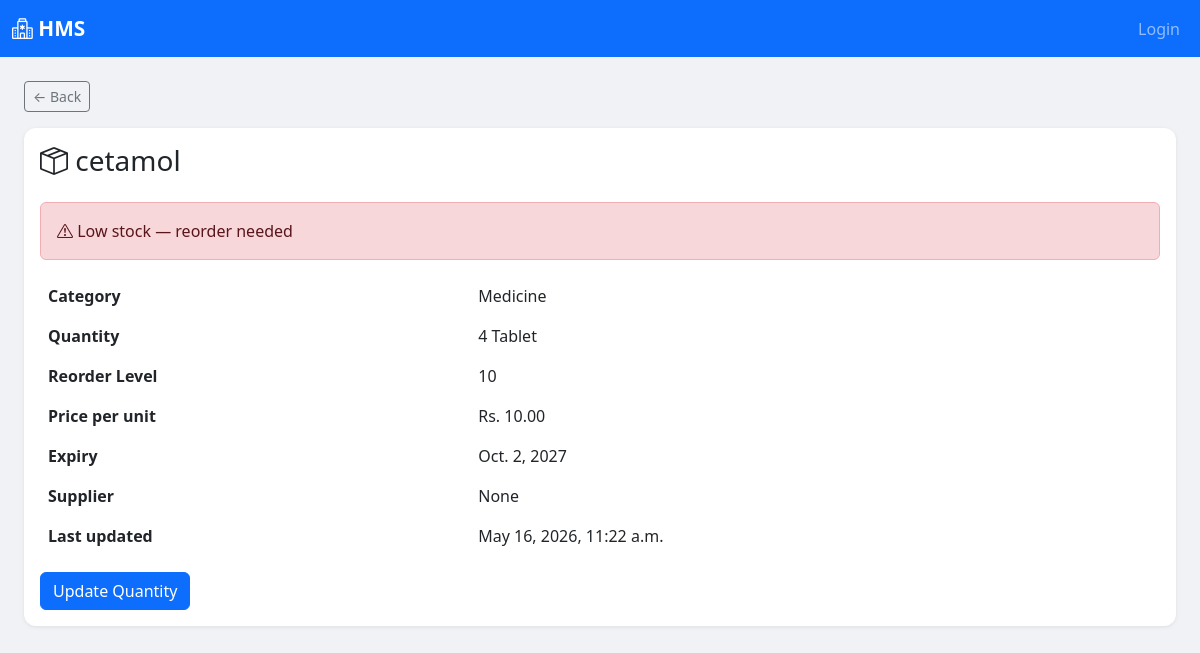
Page /inventory/1/ on the earlier database version.
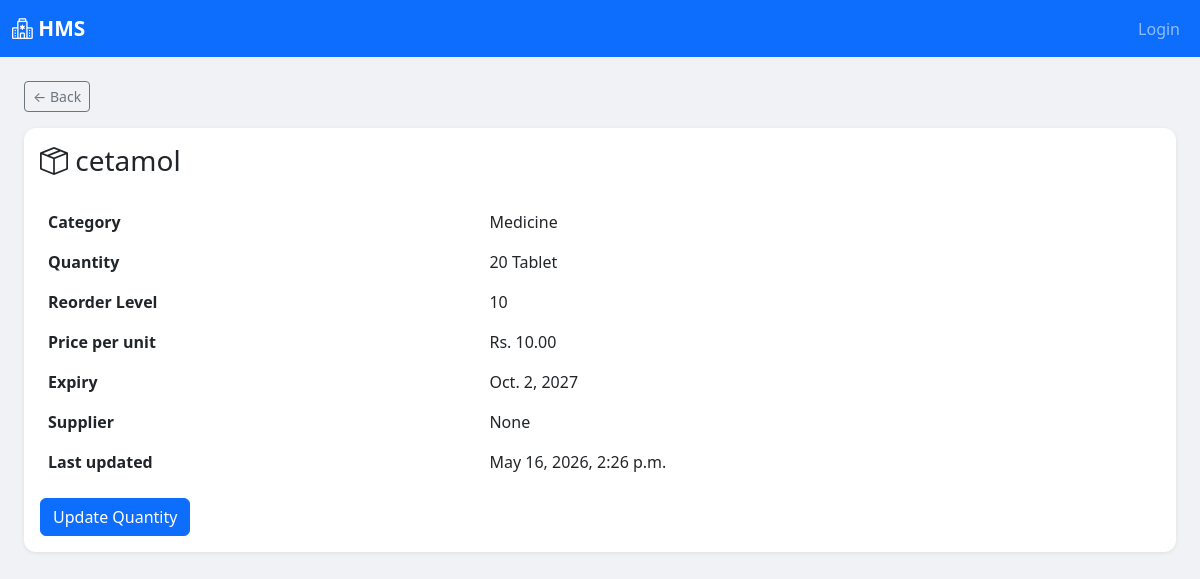
Same page on the later database version.
### inventory/models.py (models this page shows, shortened)
class InventoryItem(models.Model):
    CATEGORY_CHOICES = [
        ('medicine',   'Medicine'),
        ('equipment',  'Equipment'),
        ('consumable', 'Consumable'),  # gloves, syringes, bandages
        ('other',      'Other'),
    ]
    UNIT_CHOICES = [
        ('tablet',  'Tablet'),
        ('bottle',  'Bottle'),
        ('box',     'Box'),
        ('piece',   'Piece'),
        ('ml',      'ML'),
        ('kg',      'KG'),
    ]
    name          = models.CharField(max_length=100)
    category      = models.CharField(max_length=20, choices=CATEGORY_CHOICES)
    unit          = models.CharField(max_length=20, choices=UNIT_CHOICES)
    quantity      = models.PositiveIntegerField(default=0)
    reorder_level = models.PositiveIntegerField(default=10)  # alert when below this
    expiry_date   = models.DateField()
    price_per_unit = models.DecimalField(max_digits=10, decimal_places=2)
    supplier      = models.ForeignKey(Supplier, on_delete=models.SET_NULL, null=True, blank=True)
    last_updated  = models.DateTimeField(auto_now=True)
    def is_low_stock(self):
        return self.quantity <= self.reorder_level
    class Meta:
        ordering = ['name']

### inventory/views.py (the view)
# urls.py: path('<int:pk>/', views.item_detail, name='item_detail'),
def item_detail(request, pk):
    item = get_object_or_404(InventoryItem, pk=pk)
    return render(request, 'inventory/item_detail.html', {'item': item})

### inventory/templates/inventory/item_detail.html (shortened to what this page needs)
<!DOCTYPE html>
<html lang="en">
<head>
</head>
<body>{% extends 'base.html' %}
{% block content %}
<div class="mb-3">
    <a href="/inventory/" class="btn btn-outline-secondary btn-sm">← Back</a>
</div>
<div class="card">
    <div class="card-body">
        <h3 class="mb-4"><i class="bi bi-box-seam"></i> {{ item.name }}</h3>
        {% if item.is_low_stock %}
            <div class="alert alert-danger"><i class="bi bi-exclamation-triangle"></i> Low stock — reorder needed</div>
        {% endif %}
        <table class="table table-borderless col-md-6">
            <tr><th>Category</th><td>{{ item.get_category_display }}</td></tr>
            <tr><th>Quantity</th><td>{{ item.quantity }} {{ item.get_unit_display }}</td></tr>
            <tr><th>Reorder Level</th><td>{{ item.reorder_level }}</td></tr>
            <tr><th>Price per unit</th><td>Rs. {{ item.price_per_unit }}</td></tr>
            <tr><th>Expiry</th><td>{{ item.expiry_date|default:"N/A" }}</td></tr>
            <tr><th>Supplier</th><td>{{ item.supplier }}</td></tr>
            <tr><th>Last updated</th><td>{{ item.last_updated }}</td></tr>
        </table>
        <a href="/inventory/{{ item.pk }}/quantity/" class="btn btn-primary">Update Quantity</a>
    </div>
</div>
{% endblock %}

Differences in the rows shown:
changed InventoryItem "cetamol": quantity "4" → "20"; last_updated "May 16, 2026, 11:22 a.m." → "May 16, 2026, 2:26 p.m."
Other differences:
text no longer shown: "Low stock — reorder needed"
